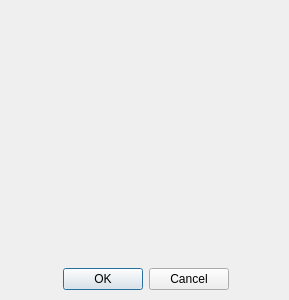
<?xml version="1.0" encoding="UTF-8"?>
<ui version="4.0">
 <class>FrmCadExtensao</class>
 <widget class="QDialog" name="FrmCadExtensao">
  <property name="windowModality">
   <enum>Qt::WindowModal</enum>
  </property>
  <property name="geometry">
   <rect>
    <x>0</x>
    <y>0</y>
    <width>289</width>
    <height>300</height>
   </rect>
  </property>
  <property name="windowTitle">
   <string>Cadastro de Extensão de Arquivo</string>
  </property>
  <property name="modal">
   <bool>true</bool>
  </property>
  <widget class="QDialogButtonBox" name="buttonBox">
   <property name="geometry">
    <rect>
     <x>0</x>
     <y>263</y>
     <width>291</width>
     <height>32</height>
    </rect>
   </property>
   <property name="orientation">
    <enum>Qt::Horizontal</enum>
   </property>
   <property name="standardButtons">
    <set>QDialogButtonBox::Cancel|QDialogButtonBox::Ok</set>
   </property>
   <property name="centerButtons">
    <bool>true</bool>
   </property>
  </widget>
  <widget class="QWidget" name="verticalLayoutWidget">
   <property name="geometry">
    <rect>
     <x>0</x>
     <y>0</y>
     <width>291</width>
     <height>261</height>
    </rect>
   </property>
   <layout class="QVBoxLayout" name="vbox"/>
  </widget>
 </widget>
 <resources/>
 <connections/>
</ui>
